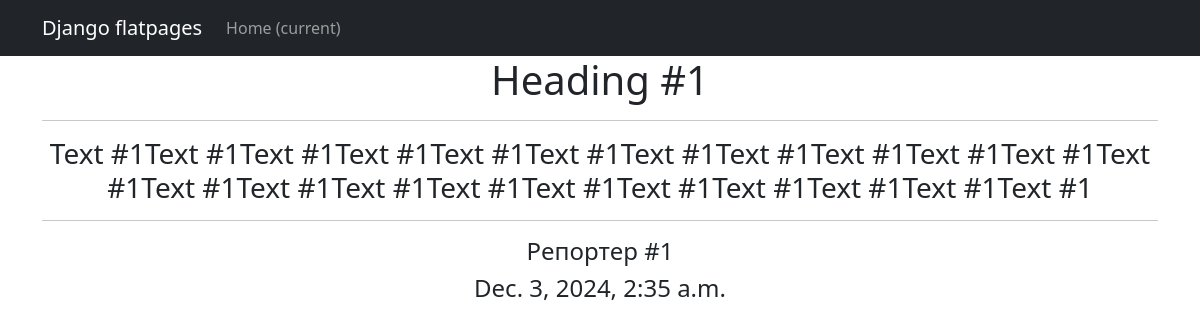
/posts/1, run on the app's committed database.
### simpleapp/models.py (models this page shows, shortened)
class Post(models.Model):
    choices = {
        "N": "Новость",
        "S": "Статья"
    }
    author = models.ForeignKey(Author, on_delete=models.CASCADE)
    choice = models.CharField(max_length=1, choices=choices)
    time_created = models.DateTimeField(auto_now_add=True)
    category = models.ManyToManyField(Category, through="PostCategory")
    heading = models.CharField(max_length=50)
    text = models.TextField(max_length=2000)
    rating = models.FloatField(default=0.0)

class Author(models.Model):
    user = models.CharField(max_length=40, unique=True)
    rating = models.FloatField(default=0.0)

### simpleapp/views.py (the view)
# urls.py: path('<int:pk>', PostDetail.as_view(), name='post_detail'),
class PostDetail(DetailView):
    model = Post
    template_name = 'post.html'
    context_object_name = 'post'
    def get_context_data(self, **kwargs):
        context = super().get_context_data(**kwargs)
        context['time_now'] = datetime.now()
        return context

### templates/post.html (shortened to what this page needs)
{% extends 'flatpages/default.html' %}
{% block content %}
<h1>{{ post.heading }}</h1>
<hr>
<h3>{{ post.text }}</h3>
<hr>
<h4>{{ post.author.user }}</h4>
<h4>{{ post.time_created }}</h4>
{% endblock content %}

### data on the page
Post: heading "Heading #1", text "Text #1Text #1Text #1Text #1Text #1Text #1Text #1Text #1Text #1Text #1Text #1Text #1Text #1Text #1Text #1Text #1Text #1Text #1Text #1Text #1Text #1Text #1", author.user "Репортер #1", time_created "Dec. 3, 2024, 2:35 a.m."
